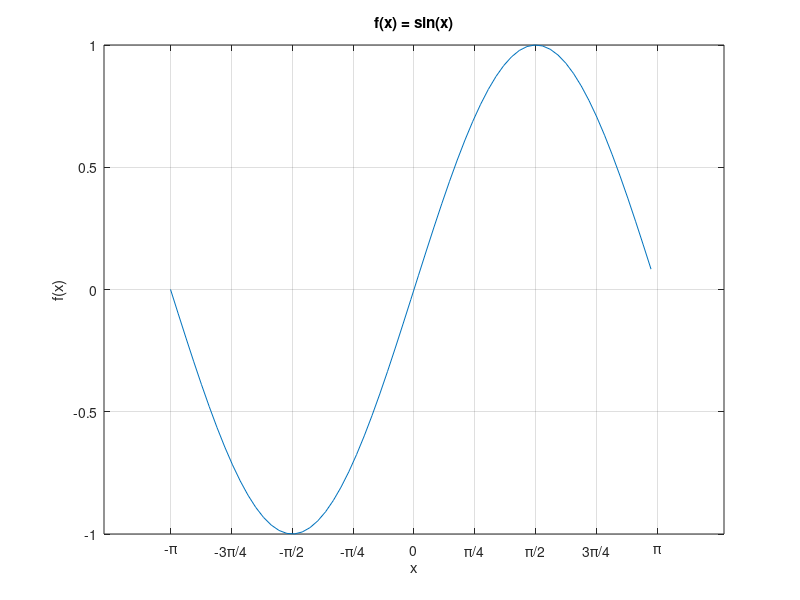
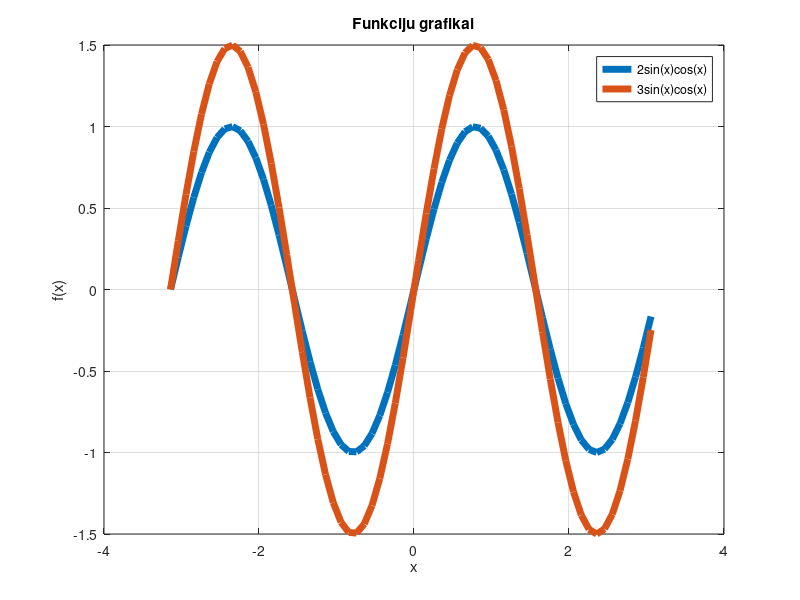
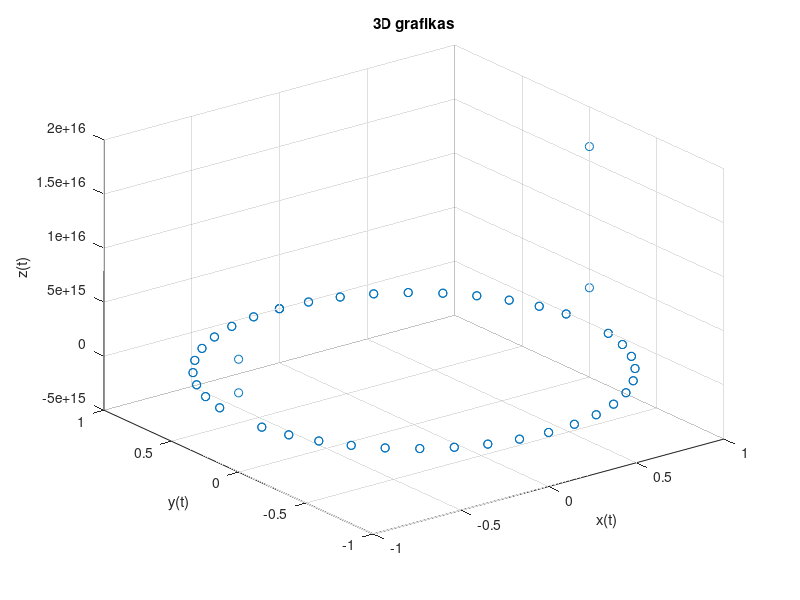

The MATLAB script that drew these images, in order:
%%Ilja Katiuzinskij 2026-09-28 var.6

%%1
%%a
x= -pi:0.1:pi;
y= sin(x);
figure
plot(x,y)
xticks(-pi:pi/4:pi)
xticklabels({'-\pi','-3\pi/4','-\pi/2','-\pi/4','0',...
    '\pi/4','\pi/2','3\pi/4','\pi'})
title ('f(x) = sin(x)')
xlabel('x')
ylabel('f(x)')
grid on 

%%b
figure 
y1= 2*sin(x).*cos(x);
y2= 3*sin(x).*cos(x);
plot (x,y1,'LineWidth',5)
hold on 
plot (x,y2, 'LineWidth',5)
hold off
title ('Funkciju grafikai')
xlabel ('x')
ylabel ('f(x)')
legend ('2sin(x)cos(x)', '3sin(x)cos(x)')
grid on

%%2
t= 0:pi/20:4*pi;
x=sin(t);
y=cos(t);
z=tan(t);
figure
plot3(x,y,z,'o')
xlabel('x(t)')
ylabel('y(t)')
zlabel('z(t)')
title('3D grafikas')
grid on 
